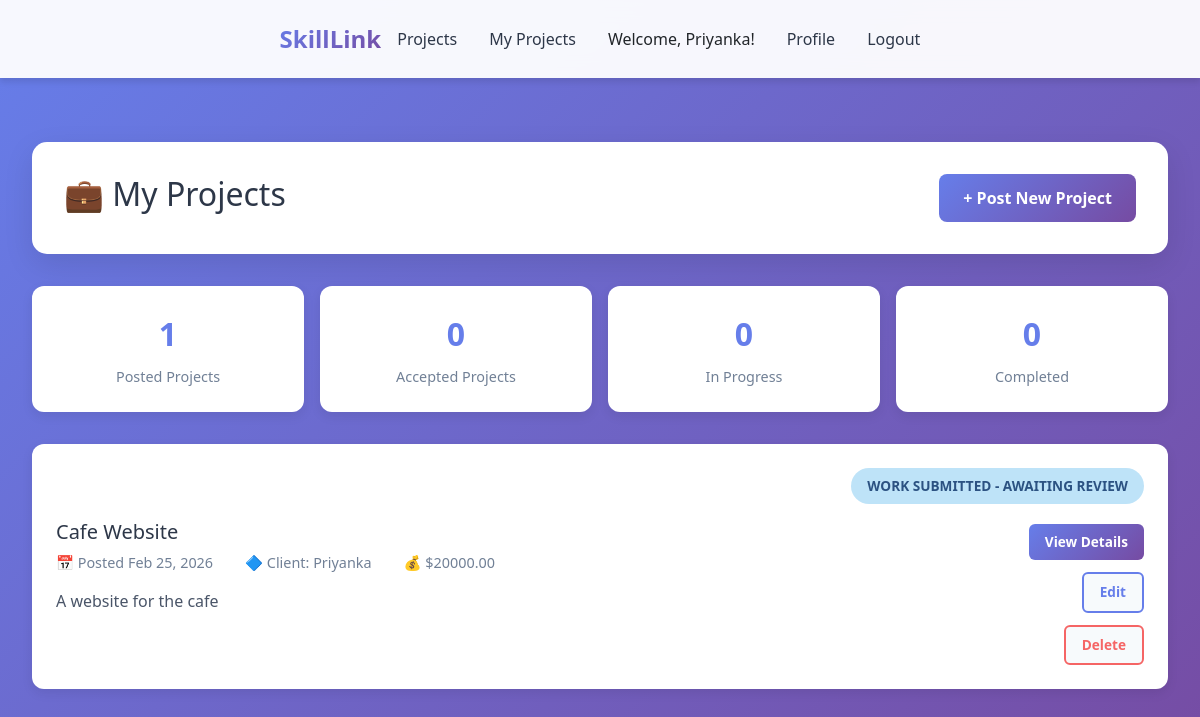
The app's page /projects/my-projects/ (signed in) with its own data.
### users/models.py (models this page shows, shortened)
class User(AbstractUser):
    IS_FREELANCER = 'freelancer'
    IS_CLIENT = 'client'
    ROLE_CHOICES = (
        (IS_FREELANCER, 'Freelancer'),
        (IS_CLIENT, 'Client'),
    )
    CATEGORY_CHOICES = (
        ('designer', 'Designer (UI/UX, Graphic, etc.)'),
        ('developer', 'Developer (Web, Mobile, Backend)'),
        ('writer', 'Writer (Content, Blog, Copy)'),
        ('marketer', 'Marketer (Digital, Social, SEO)'),
        ('translator', 'Translator'),
        ('consultant', 'Consultant & Specialist'),
        ('other', 'Other'),
    )
    role = models.CharField(max_length=10, choices=ROLE_CHOICES, default=IS_CLIENT)
    title = models.CharField(max_length=255, blank=True, null=True)
    category = models.CharField(max_length=50, choices=CATEGORY_CHOICES, blank=True, null=True)
    bio = models.TextField(blank=True, null=True)
    skills = models.JSONField(default=list, blank=True)
    profile_picture = models.ImageField(upload_to='profiles/', blank=True, null=True)

### projects/models.py (models this page shows, shortened)
class Project(models.Model):
    STATUS_CHOICES = (
        ('open', 'Open for Bidding'),
        ('in_progress', 'In Progress'),
        ('work_submitted', 'Work Submitted - Awaiting Review'),
        ('completed', 'Completed'),
        ('cancelled', 'Cancelled'),
    )
    title = models.CharField(max_length=255)
    description = models.TextField()
    budget = models.DecimalField(max_digits=10, decimal_places=2, validators=[MinValueValidator(1.00)])
    client = models.ForeignKey(settings.AUTH_USER_MODEL, on_delete=models.CASCADE, related_name='projects_posted')
    freelancer = models.ForeignKey(settings.AUTH_USER_MODEL, on_delete=models.SET_NULL, null=True, blank=True, related_name='projects_won')
    status = models.CharField(max_length=20, choices=STATUS_CHOICES, default='open')
    created_at = models.DateTimeField(auto_now_add=True)
    updated_at = models.DateTimeField(auto_now=True)
    completed_at = models.DateTimeField(null=True, blank=True)
    payment_status = models.CharField(
        max_length=20,
        choices=[
            ('not_started', 'Not Started'),
            ('escrowed', 'Funds Held in Escrow'),
            ('released', 'Payment Released'),
            ('refunded', 'Refunded'),
        ],
        default='not_started'
    )
    class Meta:
        ordering = ['-created_at']

### projects/views.py (the view)
# urls.py: path('my-projects/', views.MyProjectsView.as_view(), name='my-projects'),
class MyProjectsView(LoginRequiredMixin, ListView):
    model = Project
    template_name = 'projects/my_projects.html'
    context_object_name = 'projects'
    paginate_by = 10
    def get_queryset(self):
        if self.request.user.role == 'client':
            return Project.objects.filter(client=self.request.user).annotate(
                bid_count=Count('bids')
            ).order_by('-created_at')
        else:
            return Project.objects.filter(
                Q(client=self.request.user) | Q(freelancer=self.request.user)
            ).distinct().order_by('-created_at')
    def get_context_data(self, **kwargs):
        context = super().get_context_data(**kwargs)
        context['role'] = self.request.user.role
        if self.request.user.role == 'client':
            context['open'] = Project.objects.filter(
                client=self.request.user, status='open'
            ).count()
            context['active'] = Project.objects.filter(
                client=self.request.user, status='in_progress'
            ).count()
            context['completed'] = Project.objects.filter(
                client=self.request.user, status='completed'
            ).count()
        else:
            context['posted'] = Project.objects.filter(
                client=self.request.user
            ).count()
            context['accepted'] = Project.objects.filter(
                freelancer=self.request.user
            ).count()
            context['active'] = Project.objects.filter(
                Q(client=self.request.user) | Q(freelancer=self.request.user),
                status='in_progress'
            ).count()
            context['completed'] = Project.objects.filter(
                Q(client=self.request.user) | Q(freelancer=self.request.user),
                status='completed'
            ).count()
        return context

### projects/templates/projects/my_projects.html (shortened to what this page needs)
{% extends 'base.html' %}
{% load static %}
{% block content %}
<nav class="navbar">
    <div class="navbar-content">
        <a href="/" class="navbar-brand">SkillLink</a>
        <div class="navbar-links">
            <a href="{% url 'projects:project-list' %}">Projects</a>
            <a href="{% url 'projects:my-projects' %}">My Projects</a>
            {% if user.is_authenticated %}
                <span>Welcome, {{ user.username }}!</span>
                <a href="{% url 'profile' %}">Profile</a>
                <a href="{% url 'logout' %}">Logout</a>
            {% endif %}
        </div>
    </div>
</nav>
<div class="container">
    <div class="page-header">
        <h1>
            {% if role == 'client' %}
                📊 My Posted Projects
            {% else %}
                💼 My Projects
            {% endif %}
        </h1>
        <a href="{% url 'projects:project-create' %}" class="btn-primary">+ Post New Project</a>
    </div>
    {% if role == 'client' %}
        <div class="stats-container">
            <div class="stat-card">
                <div class="stat-number">{{ open }}</div>
                <div class="stat-label">Open Projects</div>
            </div>
            <div class="stat-card">
                <div class="stat-number">{{ active }}</div>
                <div class="stat-label">In Progress</div>
            </div>
            <div class="stat-card">
                <div class="stat-number">{{ completed }}</div>
                <div class="stat-label">Completed</div>
            </div>
            <div class="stat-card">
                <div class="stat-number">{{ projects.count }}</div>
                <div class="stat-label">Total Projects</div>
            </div>
        </div>
    {% else %}
        <div class="stats-container">
            <div class="stat-card">
                <div class="stat-number">{{ posted }}</div>
                <div class="stat-label">Posted Projects</div>
            </div>
            <div class="stat-card">
                <div class="stat-number">{{ accepted }}</div>
                <div class="stat-label">Accepted Projects</div>
            </div>
            <div class="stat-card">
                <div class="stat-number">{{ active }}</div>
                <div class="stat-label">In Progress</div>
            </div>
            <div class="stat-card">
                <div class="stat-number">{{ completed }}</div>
                <div class="stat-label">Completed</div>
            </div>
        </div>
    {% endif %}
    {% if projects %}
        <div class="projects-list">
            {% for project in projects %}
                <div class="project-row">
                    <div class="project-info">
                        <h3>{{ project.title }}</h3>
                        <div class="project-meta">
                            <span>📅 Posted {{ project.created_at|date:"M d, Y" }}</span>
                            {% if role == 'client' %}
                                <span>🎯 {{ project.bid_count }} Bids</span>
                            {% else %}
                                <span>🔷 Client: {{ project.client.username }}</span>
                            {% endif %}
                            <span>💰 ${{ project.budget }}</span>
                        </div>
                        <div class="project-description">{{ project.description }}</div>
                    </div>
                    <div class="project-actions">
                        <span class="status-badge status-{% if project.status == 'open' %}open{% elif project.status == 'in_progress' %}in-progress{% else %}completed{% endif %}">
                            {{ project.get_status_display }}
                        </span>
                        <a href="{% url 'projects:project-detail' project.pk %}" class="btn-small btn-view">View Details</a>
                        {% if user == project.client %}
                            <a href="{% url 'projects:project-update' project.pk %}" class="btn-small btn-edit">Edit</a>
                            <form method="post" action="{% url 'projects:project-delete' project.pk %}" style="display: inline;" onsubmit="return confirm('Are you sure you want to delete this project? This action cannot be undone.');">
                                <button type="submit" class="btn-small btn-delete">Delete</button>
                            </form>
                        {% endif %}
                    </div>
                </div>
            {% endfor %}
        </div>
    {% endif %}
</div>
{% endblock %}

### projects/templates/projects/my_projects.html (style rules this page uses)
:root { --primary: #667eea; --primary-dark: #5568d3; --success: #48bb78; --warning: #ed8936; --danger: #f56565; --light: #f7fafc; --dark: #2d3748; --border: #e2e8f0; }
* { margin: 0; padding: 0; box-sizing: border-box; }
body { background: linear-gradient(135deg, #667eea 0%, #764ba2 100%); min-height: 100vh; font-family: 'Segoe UI', Tahoma, Geneva, Verdana, sans-serif; }
.navbar { background: rgba(255, 255, 255, 0.95); backdrop-filter: blur(10px); padding: 1rem 2rem; box-shadow: 0 4px 6px rgba(0, 0, 0, 0.1); margin-bottom: 2rem; }
.navbar-content { max-width: 1400px; margin: 0 auto; display: flex; align-items: center; justify-content: space-between; }
.navbar-brand { font-size: 1.5rem; font-weight: bold; background: linear-gradient(135deg, #667eea, #764ba2); -webkit-background-clip: text; -webkit-text-fill-color: transparent; background-clip: text; }
.navbar-links { display: flex; gap: 2rem; align-items: center; }
.navbar-links a { color: var(--dark); text-decoration: none; font-weight: 500; transition: color 0.3s; }
.container { max-width: 1400px; margin: 0 auto; padding: 2rem; }
.page-header { background: white; border-radius: 15px; padding: 2rem; margin-bottom: 2rem; box-shadow: 0 10px 30px rgba(0, 0, 0, 0.1); display: flex; justify-content: space-between; align-items: center; }
.page-header h1 { font-size: 2rem; color: var(--dark); }
.stats-container { display: grid; grid-template-columns: repeat(auto-fit, minmax(180px, 1fr)); gap: 1rem; margin-bottom: 2rem; }
.stat-card { background: white; padding: 1.5rem; border-radius: 12px; text-align: center; box-shadow: 0 4px 12px rgba(0, 0, 0, 0.08); transition: transform 0.3s; }
.stat-number { font-size: 2rem; font-weight: bold; color: var(--primary); }
.stat-label { color: #718096; font-size: 0.9rem; margin-top: 0.5rem; }
.projects-list { display: grid; gap: 1.5rem; }
.project-row { background: white; border-radius: 12px; padding: 1.5rem; box-shadow: 0 4px 12px rgba(0, 0, 0, 0.08); transition: all 0.3s; display: grid; grid-template-columns: 1fr auto; gap: 2rem; align-items: center; }
.project-info h3 { font-size: 1.25rem; color: var(--dark); margin-bottom: 0.5rem; }
.project-meta { display: flex; gap: 2rem; color: #718096; font-size: 0.9rem; margin-bottom: 1rem; flex-wrap: wrap; }
.project-meta span { display: flex; align-items: center; gap: 0.5rem; }
.project-description { color: #4a5568; line-height: 1.5; display: -webkit-box; -webkit-line-clamp: 2; -webkit-box-orient: vertical; overflow: hidden; }
.project-actions { display: flex; flex-direction: column; gap: 0.75rem; align-items: flex-end; }
.status-badge { display: inline-block; padding: 0.5rem 1rem; border-radius: 20px; font-size: 0.85rem; font-weight: 600; text-transform: uppercase; margin-bottom: 0.5rem; }
.status-completed { background: #bee3f8; color: #2c5282; }
.btn-small { padding: 0.5rem 1rem; border: none; border-radius: 6px; font-weight: 600; cursor: pointer; text-decoration: none; text-align: center; font-size: 0.85rem; transition: all 0.3s; }
.btn-view { background: linear-gradient(135deg, #667eea, #764ba2); color: white; }
.btn-edit { background: var(--light); color: var(--primary); border: 2px solid var(--primary); }
.btn-delete { background: var(--light); color: var(--danger); border: 2px solid var(--danger); }
.btn-primary { background: linear-gradient(135deg, #667eea, #764ba2); color: white; padding: 0.75rem 1.5rem; border-radius: 8px; border: none; font-weight: 600; cursor: pointer; text-decoration: none; transition: all 0.3s; }

### users/templates/base.html (style rules this page uses)
body { font-family: 'Segoe UI', Tahoma, Geneva, Verdana, sans-serif; }

### records on screen
User: username "Priyanka"
Project: title "Cafe Website", created_at "Feb 25, 2026", client.username "Priyanka", budget "20000.00", description "A website for the cafe", status "WORK SUBMITTED - AWAITING REVIEW", shows "Edit"

### other values on screen
{{ posted }} "1"
{{ accepted }} "0"
{{ active }} "0"
{{ completed }} "0"
